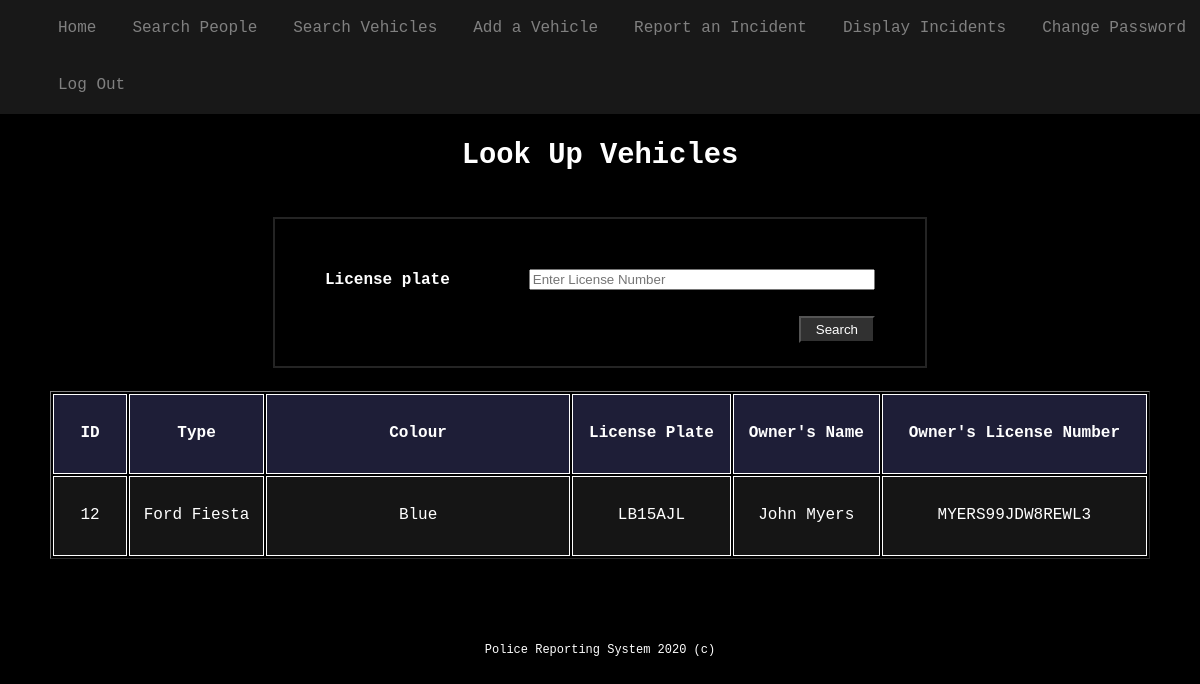
/lookupVehicle.php?license=LB15AJL (signed in), run on the app's committed database.
### tables this page shows
CREATE TABLE Vehicle (
  Vehicle_ID int(11) NOT NULL,
  Vehicle_type varchar(20) NOT NULL,
  Vehicle_colour varchar(20) NOT NULL,
  Vehicle_licence varchar(7) DEFAULT NULL
);

CREATE TABLE People (
  People_ID int(11) NOT NULL,
  People_name varchar(50) NOT NULL,
  People_address varchar(50) DEFAULT NULL,
  People_licence varchar(16) DEFAULT NULL
);

### src/lookupVehicle.php (the view, shortened to what this page needs)
<?php
	include_once('header.php');
?>
<section class="main-content">
		<h2>Look Up Vehicles</h2>
	</section>
	<form action="lookupVehicle.php" method="get">
		<div class="container-medium">
			<label for="license"><b>License plate</b></label>
			<input type="text" placeholder="Enter License Number" name="license" id="license" required>
			<br><br>
			<button type="submit">Search</button>
		</div>
	</form>
	<br>
<?php
	if (isset($_GET['license']) ) {
		$license = htmlspecialchars($_GET['license']);
		$db = new PDO('mysql:host=localhost;dbname=officer', "binod123", "Binod012345@");
		$query = "SELECT V.Vehicle_ID, V.Vehicle_type, V.Vehicle_colour, V.Vehicle_licence,
				P.People_name, P.People_licence
				FROM Vehicle V JOIN Ownership
				ON V.Vehicle_ID = Ownership.Vehicle_ID
				JOIN People P ON Ownership.People_ID = P.People_ID
				WHERE Vehicle_licence = '$license'";
		$stmt = $db->query($query);
		if (empty($stmt) || $stmt->rowCount() == 0) {
			echo("No vehicle is found in the system.");
		} else {
?>
		<table border="1">
			<tr>
				<th>ID</th>
				<th>Type</th>
				<th>Colour</th>
				<th>License Plate</th>
				<th>Owner's Name</th>
				<th>Owner's License Number</th>
			</tr>
<?php
			while ($row = $stmt->fetch(PDO::FETCH_ASSOC)) {
?>
			<tr>
				<td><?=$row['Vehicle_ID']?></td>
				<td><?=$row['Vehicle_type']?></td>
				<td><?=$row['Vehicle_colour']?></td>
				<td><?=$row['Vehicle_licence']?></td>
				<td><?=$row['People_name']?></td>
				<td><?=$row['People_licence']?></td>
			</tr>
<?php
			}
		}
	}
?>
	</table>
<?php
	include_once('footer.php');
?>

### src/style.css (style rules this page uses)
body { margin:0; background-color: black; color: white; font-family: "Lucida Console", Monaco, monospace; line-height: 1.45em; }
table { width: 1100px; margin: 0 auto; margin-bottom: 20px; text-align: center; }
th, td { border: 1px solid; }
th { background-color: rgb(30, 30, 55); }
td:nth-child(1) { width: 70px; }
td:nth-child(3) { width: 300px; }
tr:nth-child(even) { background-color: rgb(21, 21, 21); }
tr:nth-child(odd) { background-color: rgb(35, 35, 35); }
tr { height: 80px; }
.main-content { margin-top: 12%; margin-bottom: 4%; margin-left: 10%; margin-right: 10%; text-align: left; font-size: 1.20em; }
.main-content h2 { margin-bottom: 50px; text-align: center; }
.container-medium { width: 550px; margin: 0 auto; height: auto; border: 2px solid rgb(36, 36, 36); padding: 50px; }
input, textarea { float: right; }
input[type=text], input[type=password], input[type=number] { width: 61.5%; }
button { float: right; padding: 4px 15px; color: white; background-color: rgb(49, 49, 49); cursor: pointer; }

### data on the page
vehicle: Vehicle_ID "12", Vehicle_type "Ford Fiesta", Vehicle_colour "Blue", Vehicle_licence "LB15AJL", people.People_name "John Myers", people.People_licence "MYERS99JDW8REWL3"
